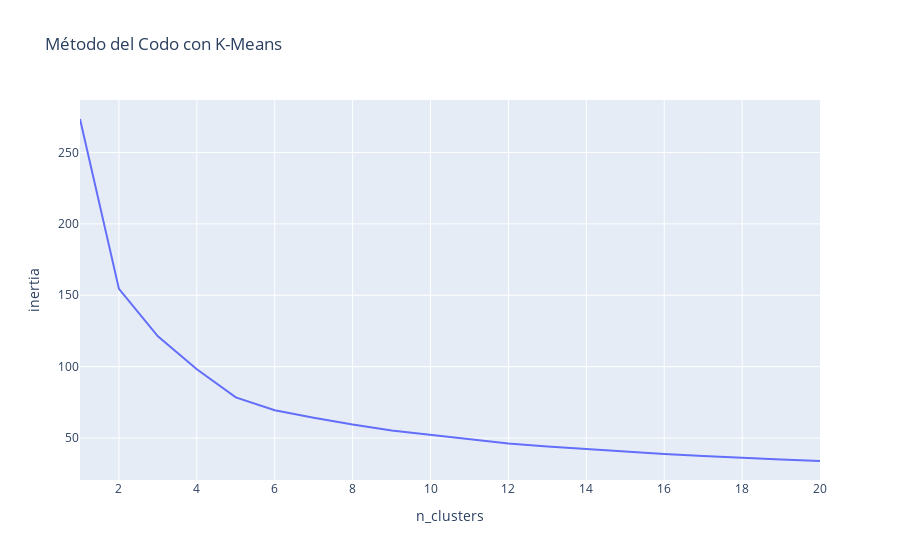

Notebook code for this chart:
### Code cell
px.line(inertias, x="n_clusters", y="inertia", title="Método del Codo con K-Means")

### Figure 1 — Plotly figure (JSON) as saved in the notebook; plotly's stock layout.template omitted (floating-point values rounded to 4 significant figures)
{"data": [{"hovertemplate": "n_clusters=%{x}<br>inertia=%{y}<extra></extra>", "legendgroup": "", "line": {"color": "#636efa", "dash": "solid"}, "marker": {"symbol": "circle"}, "mode": "lines", "name": "", "orientation": "v", "showlegend": false, "type": "scatter", "x": [1, 2, 3, 4, 5, 6, 7, 8, 9, 10, 11, 12, 13, 14, 15, 16, 17, 18, 19, 20], "xaxis": "x", "y": [273.4, 154.5, 121.2, 98.17, 78.45, 69.44, 64.27, 59.45, 55.28, 52.19, 49.24, 46.25, 44.1, 42.24, 40.41, 38.77, 37.5, 36.03, 35.02, 33.93], "yaxis": "y"}], "layout": {"legend": {"tracegroupgap": 0}, "title": {"text": "Método del Codo con K-Means"}, "xaxis": {"anchor": "y", "domain": [0, 1], "title": {"text": "n_clusters"}}, "yaxis": {"anchor": "x", "domain": [0, 1], "title": {"text": "inertia"}}}}
